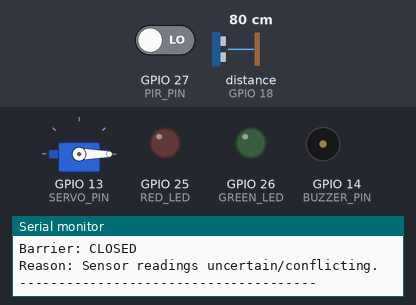
The program below on a simulated ESP32. Parts: servo, output pins drawn as LEDs (lit = HIGH), buzzer (waves = sounding), the last lines printed to the serial monitor. Wiring (from diagram.json): ultrasonic range finder: trigger GPIO 5; echo GPIO 18. Inputs (shaded band) come from the test bench; at power-on: GPIO 27 (PIR_PIN) LOW, distance to the obstacle (sensor on GPIO 18) 80 cm. The echo pulse lasts 58.3 µs per cm; WiFi joins after 1.5 s; servers stay silent unless stated; pins used as bus, display or sensor lines are not drawn.

Above: at 2.7 s.
2.8 s: GPIO 27 (PIR_PIN) driven HIGH
At 4.3 s:
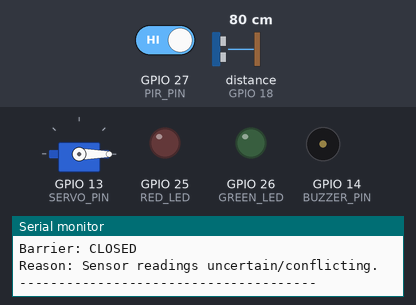
6.3 s: distance to the obstacle (sensor on GPIO 18) set to 49 cm
9.8 s: distance to the obstacle (sensor on GPIO 18) set to 40 cm
At 13.5 s:
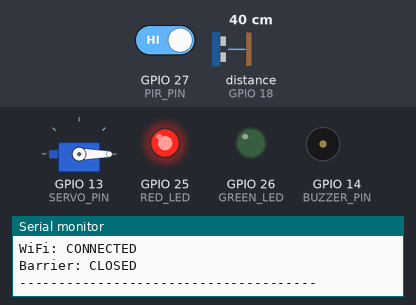
13.8 s: distance to the obstacle (sensor on GPIO 18) set to 60 cm
At 15.3 s:
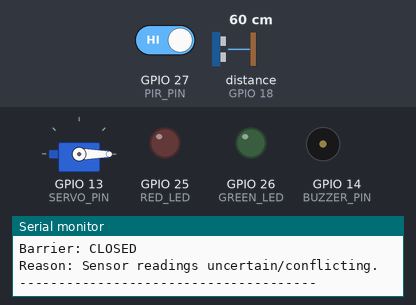
17.8 s: GPIO 27 (PIR_PIN) driven LOW
At 21.2 s:
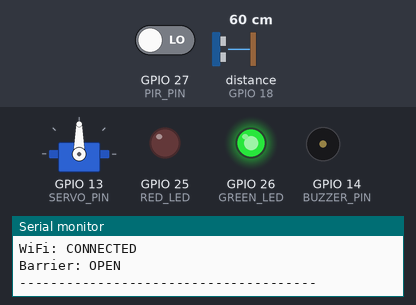
21.8 s: distance to the obstacle (sensor on GPIO 18) set to 52 cm
At 23.1 s:
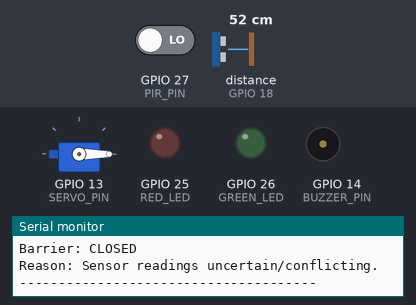
Timing chart, 0 to 26.8 s (numbered marks = the images above; inputs shaded):
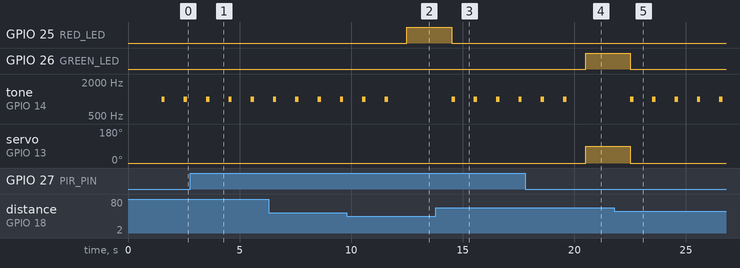

The program:

main.cpp
```cpp
#include <Arduino.h>
#include <WiFi.h>
#include <HTTPClient.h>
#include <WiFiClientSecure.h>
#include <ESP32Servo.h>

// GUARDIAN NODE SMART PARKING SYSTEM
// 3707ICT - Automation and IoT


// PIN DEFINITIONS

const int TRIG_PIN   = 5;
const int ECHO_PIN   = 18;

const int RED_LED    = 25;
const int GREEN_LED  = 26;

const int SERVO_PIN  = 13;
const int PIR_PIN    = 27;
const int BUZZER_PIN = 14;


// PARKING THRESHOLDS

// Hysteresis prevents rapid switching around one threshold.
const float OCCUPIED_DISTANCE = 45.0;
const float AVAILABLE_DISTANCE = 55.0;

// Three consecutive agreeing readings are required.
const int CONFIRMATION_READINGS = 3;


// SERVO POSITIONS

const int BARRIER_CLOSED = 0;
const int BARRIER_OPEN   = 90;


// NON-BLOCKING TIMING

const unsigned long SENSOR_INTERVAL = 1000;
const unsigned long CLOUD_INTERVAL  = 20000;
const unsigned long WIFI_RETRY_INTERVAL = 10000;

unsigned long lastSensorTime = 0;
unsigned long lastCloudTime = 0;
unsigned long lastWiFiRetryTime = 0;


// WIFI

const char* WIFI_SSID = "Wokwi-GUEST";
const char* WIFI_PASSWORD = "";


// THINGSPEAK

// Replace this with the Write API Key from your ThingSpeak channel.
const char* THINGSPEAK_WRITE_KEY = "YOUR_WRITE_API_KEY";


// SYSTEM STATE

enum ParkingState {
  AVAILABLE,
  OCCUPIED,
  CHECKING,
  FAILSAFE
};

ParkingState currentState = CHECKING;

Servo barrierServo;

float currentDistance = -1.0;
bool currentMotion = false;

int occupiedCount = 0;
int availableCount = 0;


// FUNCTION DECLARATIONS

float readDistance();
void evaluateParkingState(float distance, bool motion);
void applyState(ParkingState state);
void printSystemStatus();
void connectWiFi();
void maintainWiFi();
void uploadToThingSpeak();
const char* getStateName(ParkingState state);
int getStateValue(ParkingState state);


// SETUP

void setup() {

  Serial.begin(115200);

  pinMode(TRIG_PIN, OUTPUT);
  pinMode(ECHO_PIN, INPUT);

  pinMode(RED_LED, OUTPUT);
  pinMode(GREEN_LED, OUTPUT);

  pinMode(PIR_PIN, INPUT);
  pinMode(BUZZER_PIN, OUTPUT);

  barrierServo.attach(SERVO_PIN);

  // Safe startup condition.
  digitalWrite(RED_LED, LOW);
  digitalWrite(GREEN_LED, LOW);
  digitalWrite(BUZZER_PIN, LOW);

  barrierServo.write(BARRIER_CLOSED);

  Serial.println();
  Serial.println(" Guardian-Node Smart Parking System");

  connectWiFi();

  Serial.println("System initialised.");
  Serial.println();
}


// MAIN LOOP

void loop() {

  unsigned long currentTime = millis();

  // Local sensing and automation.
  if (currentTime - lastSensorTime >= SENSOR_INTERVAL) {

    lastSensorTime = currentTime;

    currentDistance = readDistance();
    currentMotion = digitalRead(PIR_PIN) == HIGH;

    evaluateParkingState(currentDistance, currentMotion);
    applyState(currentState);
    printSystemStatus();
  }

  // Maintain network without stopping local automation.
  if (currentTime - lastWiFiRetryTime >= WIFI_RETRY_INTERVAL) {

    lastWiFiRetryTime = currentTime;
    maintainWiFi();
  }

  // Periodic cloud communication.
  if (currentTime - lastCloudTime >= CLOUD_INTERVAL) {

    lastCloudTime = currentTime;
    uploadToThingSpeak();
  }
}


// ULTRASONIC SENSOR

float readDistance() {

  digitalWrite(TRIG_PIN, LOW);
  delayMicroseconds(2);

  digitalWrite(TRIG_PIN, HIGH);
  delayMicroseconds(10);

  digitalWrite(TRIG_PIN, LOW);

  // Timeout prevents the program becoming stuck.
  long duration = pulseIn(ECHO_PIN, HIGH, 30000);

  if (duration == 0) {
    return -1.0;
  }

  return duration * 0.0343 / 2.0;
}


// SENSOR FUSION AND INTELLIGENT DECISION LOGIC

void evaluateParkingState(float distance, bool motion) {

  // Invalid ultrasonic reading -> safe failure state.
  if (distance < 0) {

    currentState = FAILSAFE;

    occupiedCount = 0;
    availableCount = 0;

    return;
  }

  bool objectClose = distance <= OCCUPIED_DISTANCE;
  bool areaClear = distance >= AVAILABLE_DISTANCE;


  // RULE 1:
  // Ultrasonic detects a close object AND PIR detects motion.
  if (objectClose && motion) {

    occupiedCount++;
    availableCount = 0;

    if (occupiedCount >= CONFIRMATION_READINGS) {
      currentState = OCCUPIED;
    } else {
      currentState = CHECKING;
    }

    return;
  }


  // RULE 2:
  // Ultrasonic reports clear area AND PIR reports no motion.
  if (areaClear && !motion) {

    availableCount++;
    occupiedCount = 0;

    if (availableCount >= CONFIRMATION_READINGS) {
      currentState = AVAILABLE;
    } else {
      currentState = CHECKING;
    }

    return;
  }


  // RULE 3:
  // Sensors disagree or distance is inside the hysteresis zone.
  occupiedCount = 0;
  availableCount = 0;

  currentState = CHECKING;
}


// ACTUATOR CONTROL

void applyState(ParkingState state) {

  switch (state) {

    case AVAILABLE:

      digitalWrite(GREEN_LED, HIGH);
      digitalWrite(RED_LED, LOW);

      barrierServo.write(BARRIER_OPEN);

      noTone(BUZZER_PIN);

      break;


    case OCCUPIED:

      digitalWrite(GREEN_LED, LOW);
      digitalWrite(RED_LED, HIGH);

      barrierServo.write(BARRIER_CLOSED);

      noTone(BUZZER_PIN);

      break;


    case CHECKING:

      digitalWrite(GREEN_LED, LOW);
      digitalWrite(RED_LED, LOW);

      // Safe behaviour while occupancy is uncertain.
      barrierServo.write(BARRIER_CLOSED);

      tone(BUZZER_PIN, 1000, 150);

      break;


    case FAILSAFE:

      digitalWrite(GREEN_LED, LOW);
      digitalWrite(RED_LED, LOW);

      // Fail-safe design: never open the barrier
      // when sensor information is invalid.
      barrierServo.write(BARRIER_CLOSED);

      tone(BUZZER_PIN, 1500, 500);

      break;
  }
}


// WIFI

void connectWiFi() {

  Serial.print("Connecting to Wokwi WiFi");

  WiFi.mode(WIFI_STA);

  // Channel 6 avoids unnecessary network scanning in Wokwi.
  WiFi.begin(WIFI_SSID, WIFI_PASSWORD, 6);

  unsigned long startTime = millis();

  // Attempt connection for up to 6 seconds.
  while (WiFi.status() != WL_CONNECTED &&
         millis() - startTime < 6000) {

    Serial.print(".");
  }

  if (WiFi.status() == WL_CONNECTED) {

    Serial.println();
    Serial.println("WiFi connected.");

  } else {

    Serial.println();
    Serial.println("WiFi unavailable.");
    Serial.println("Local automation will continue.");
  }
}


void maintainWiFi() {

  if (WiFi.status() == WL_CONNECTED) {
    return;
  }

  Serial.println("Attempting WiFi reconnection...");

  WiFi.disconnect();
  WiFi.begin(WIFI_SSID, WIFI_PASSWORD, 6);
}


// THINGSPEAK CLOUD UPLOAD

void uploadToThingSpeak() {

  // Allows local testing before cloud credentials are entered.
  if (String(THINGSPEAK_WRITE_KEY) == "YOUR_WRITE_API_KEY") {

    Serial.println("[CLOUD] ThingSpeak API key not configured yet.");

    return;
  }

  if (WiFi.status() != WL_CONNECTED) {

    Serial.println("[CLOUD] Upload skipped - WiFi unavailable.");

    return;
  }

  WiFiClientSecure client;

  // Suitable for this simulated university prototype.
  // HTTPS still provides encrypted transport.
  client.setInsecure();

  HTTPClient https;

  String url =
      "https://api.thingspeak.com/update?api_key=" +
      String(THINGSPEAK_WRITE_KEY) +
      "&field1=" + String(currentDistance, 1) +
      "&field2=" + String(currentMotion ? 1 : 0) +
      "&field3=" + String(getStateValue(currentState));


  Serial.println("[CLOUD] Uploading data to ThingSpeak...");

  if (!https.begin(client, url)) {

    Serial.println("[CLOUD] Unable to initialise HTTPS.");

    return;
  }

  int responseCode = https.GET();

  if (responseCode > 0) {

    String response = https.getString();

    Serial.print("[CLOUD] HTTP response: ");
    Serial.println(responseCode);

    Serial.print("[CLOUD] ThingSpeak entry ID: ");
    Serial.println(response);

  } else {

    Serial.print("[CLOUD] Upload failed: ");
    Serial.println(responseCode);
  }

  https.end();
}


// SERIAL MONITOR

void printSystemStatus() {

  Serial.println("--------------------------------------");

  Serial.print("Distance: ");

  if (currentDistance < 0) {
    Serial.println("INVALID");
  } else {
    Serial.print(currentDistance, 1);
    Serial.println(" cm");
  }

  Serial.print("PIR Motion: ");
  Serial.println(currentMotion ? "YES" : "NO");

  Serial.print("State: ");
  Serial.println(getStateName(currentState));

  Serial.print("WiFi: ");
  Serial.println(
      WiFi.status() == WL_CONNECTED
      ? "CONNECTED"
      : "DISCONNECTED"
  );

  if (currentState == AVAILABLE) {
    Serial.println("Barrier: OPEN");
  } else {
    Serial.println("Barrier: CLOSED");
  }

  if (currentState == CHECKING) {
    Serial.println("Reason: Sensor readings uncertain/conflicting.");
  }

  if (currentState == FAILSAFE) {
    Serial.println("Warning: Invalid ultrasonic reading.");
  }

  Serial.println("--------------------------------------");
}


// STATE HELPERS

const char* getStateName(ParkingState state) {

  switch (state) {

    case AVAILABLE:
      return "AVAILABLE";

    case OCCUPIED:
      return "OCCUPIED";

    case CHECKING:
      return "CHECKING";

    case FAILSAFE:
      return "FAILSAFE";

    default:
      return "UNKNOWN";
  }
}


int getStateValue(ParkingState state) {

  switch (state) {

    case AVAILABLE:
      return 0;

    case OCCUPIED:
      return 1;

    case CHECKING:
      return 2;

    case FAILSAFE:
      return 3;

    default:
      return 3;
  }
}
```

Measured:
- the behaviour switches between 45 and 44 cm on distance to the obstacle (sensor on GPIO 18) (found by bisection; images 1 and 2)
- the behaviour switches between 55 and 54 cm on distance to the obstacle (sensor on GPIO 18) (found by bisection; images 4 and 5)
- after the input at 2.8 s, GPIO 26 (GREEN_LED): stays LOW (without the input it goes to HIGH after 0.71 s); tone on GPIO 14 (BUZZER_PIN): alternates 1000 Hz for 0.15 s and silent for 0.85 s, starting after 0.71 s; servo on GPIO 13 (SERVO_PIN): stays 0° (without the input it goes to 90° after 0.71 s)
- after the input at 9.8 s, GPIO 25 (RED_LED): LOW → HIGH after 2.7 s; tone on GPIO 14 (BUZZER_PIN): goes on until 11.7 s, then stays silent
- after the input at 13.8 s, GPIO 25 (RED_LED): HIGH → LOW after 0.70 s; tone on GPIO 14 (BUZZER_PIN): alternates 1000 Hz for 0.15 s and silent for 0.85 s, starting after 0.71 s
- after the input at 17.8 s, GPIO 26 (GREEN_LED): LOW → HIGH after 2.7 s; tone on GPIO 14 (BUZZER_PIN): goes on until 19.7 s, then stays silent; servo on GPIO 13 (SERVO_PIN): 0° → 90° after 2.7 s
- after the input at 21.8 s, GPIO 26 (GREEN_LED): HIGH → LOW after 0.71 s; tone on GPIO 14 (BUZZER_PIN): alternates 1000 Hz for 0.15 s and silent for 0.85 s, starting after 0.71 s; servo on GPIO 13 (SERVO_PIN): 90° → 0° after 0.71 s
- by itself, tone on GPIO 14 (BUZZER_PIN): alternates 1000 Hz for 0.15 s and silent for 0.85 s
